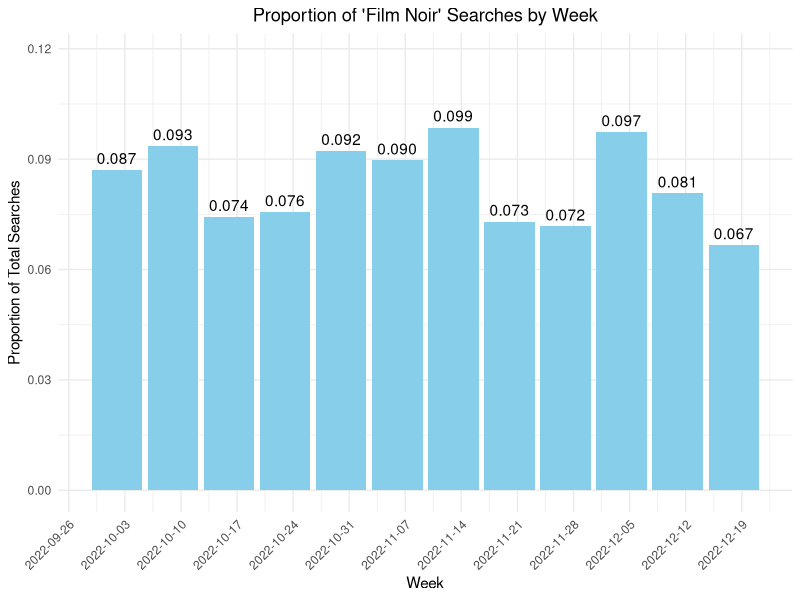
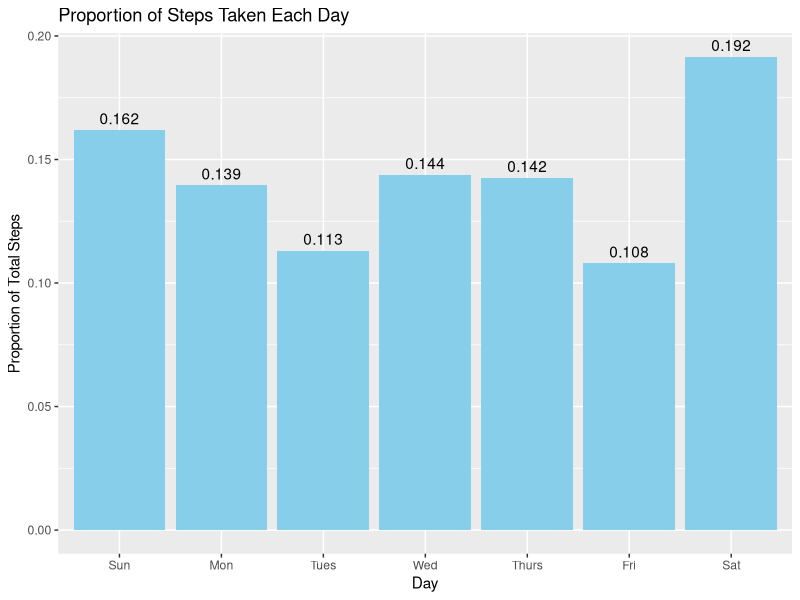

These figures' R source, in order:
## ---- chunk 1
film_noir_data <- data.frame(
  Week = as.Date(c("2022-10-02", "2022-10-09", "2022-10-16", "2022-10-23", 
                   "2022-10-30", "2022-11-06", "2022-11-13", "2022-11-20",
                   "2022-11-27", "2022-12-04", "2022-12-11", "2022-12-18")),
  Searches = c(68, 73, 58, 59, 72, 70, 77, 57, 56, 76, 63, 52)
)
## ---- chunk 2
#Now I will be calculating the 
#proportions with formatted strings
total_searches <- sum(film_noir_data$Searches)
film_noir_data$Proportion <- sprintf("%d/%d = %.4f", 
                                   film_noir_data$Searches, 
                                   total_searches,
                                   film_noir_data$Searches/total_searches)

film_noir_data
## ---- chunk 3
#Importing the necessary library
library(ggplot2)

# Creating the plot using the existing data frame
ggplot(film_noir_data, aes(x = Week, y = Searches/total_searches)) +
  geom_bar(stat = "identity", fill = "skyblue") +
  geom_text(aes(label = sprintf("%.3f", Searches/total_searches)), 
            vjust = -0.5) +
  labs(title = "Proportion of 'Film Noir' Searches by Week",
       y = "Proportion of Total Searches",
       x = "Week") +
  theme_minimal() +
  theme(
    axis.text.x = element_text(angle = 45, hjust = 1),
    plot.title = element_text(hjust = 0.5)
  ) +
  scale_x_date(date_labels = "%Y-%m-%d", date_breaks = "1 week") +
  ylim(0, max(film_noir_data$Searches/total_searches) * 1.2)

## ---- chunk 4
# Observed frequencies 
O_i <- c(68, 73, 58, 59, 72, 70, 77, 57, 56, 76, 63, 52) 
# Expected frequency 
E_i <- rep(781 / 12, 12) 
# Calculate Chi-Square statistic 
chi_squared <- sum((O_i - E_i)^2 / E_i) 
chi_squared
## ---- chunk 5
# Calculate G-Squared statistic 
G_squared <- 2 * sum(O_i * log(O_i / E_i)) 
G_squared
## ---- chunk 6
steps_data <- data.frame(
  Day = c("Sun", "Mon", "Tues", "Wed", "Thurs", "Fri", "Sat"),
  Steps = c(3358, 2894, 2346, 2981, 2956, 2239, 3974)
)
  # Calculate proportions
steps_data$Proportion <- steps_data$Steps / sum(steps_data$Steps)
steps_data
## ---- chunk 7
library(ggplot2)

# Providing data for steps_data
steps_data <- data.frame(
  Day = c("Sun", "Mon", "Tues", "Wed", "Thurs", "Fri", "Sat"),
  Steps = c(3358, 2894, 2346, 2981, 2956, 2239, 3974),
  Proportion = c(0.1618469, 0.1394833, 0.1130711, 0.1436765, 0.1424716, 0.1079140, 0.1915365)
)

# Ensure the days are in the correct order since
#ggplot does it alphabetically by default
steps_data$Day <- factor(steps_data$Day, levels = c("Sun", "Mon", "Tues", "Wed", "Thurs", "Fri", "Sat"))

# Plotting the graph
ggplot(steps_data, aes(x = Day, y = Proportion)) +
  geom_bar(stat = "identity", fill = "skyblue") +
  labs(title = "Proportion of Steps Taken Each Day", y = "Proportion of Total Steps") +
  geom_text(aes(label = round(Proportion, 3)), vjust = -0.5)
## ---- chunk 8
# Calculated MLE of p from before
p_hat <- steps_data$Proportion
print(round(p_hat, 4))

# Now calculating variance-covariance matrix
n_total <- sum(steps_data$Steps)
V_p <- matrix(0, 7, 7)

# Filling the diagonal elements
for(i in 1:7) {
  V_p[i,i] <- (p_hat[i] * (1 - p_hat[i])) / n_total
}

# Then filling off-diagonal elements
for(i in 1:7) {
  for(j in 1:7) {
    if(i != j) {
      V_p[i,j] <- -(p_hat[i] * p_hat[j]) / n_total
    }
  }
}

V_p
## ---- chunk 9
p_weekend <- p_hat[1] + p_hat[7]  # Sunday + Saturday
p_weekend
## ---- chunk 10
var_weekend <- V_p[1,1] + V_p[7,7] + 2*V_p[1,7]
var_weekend
